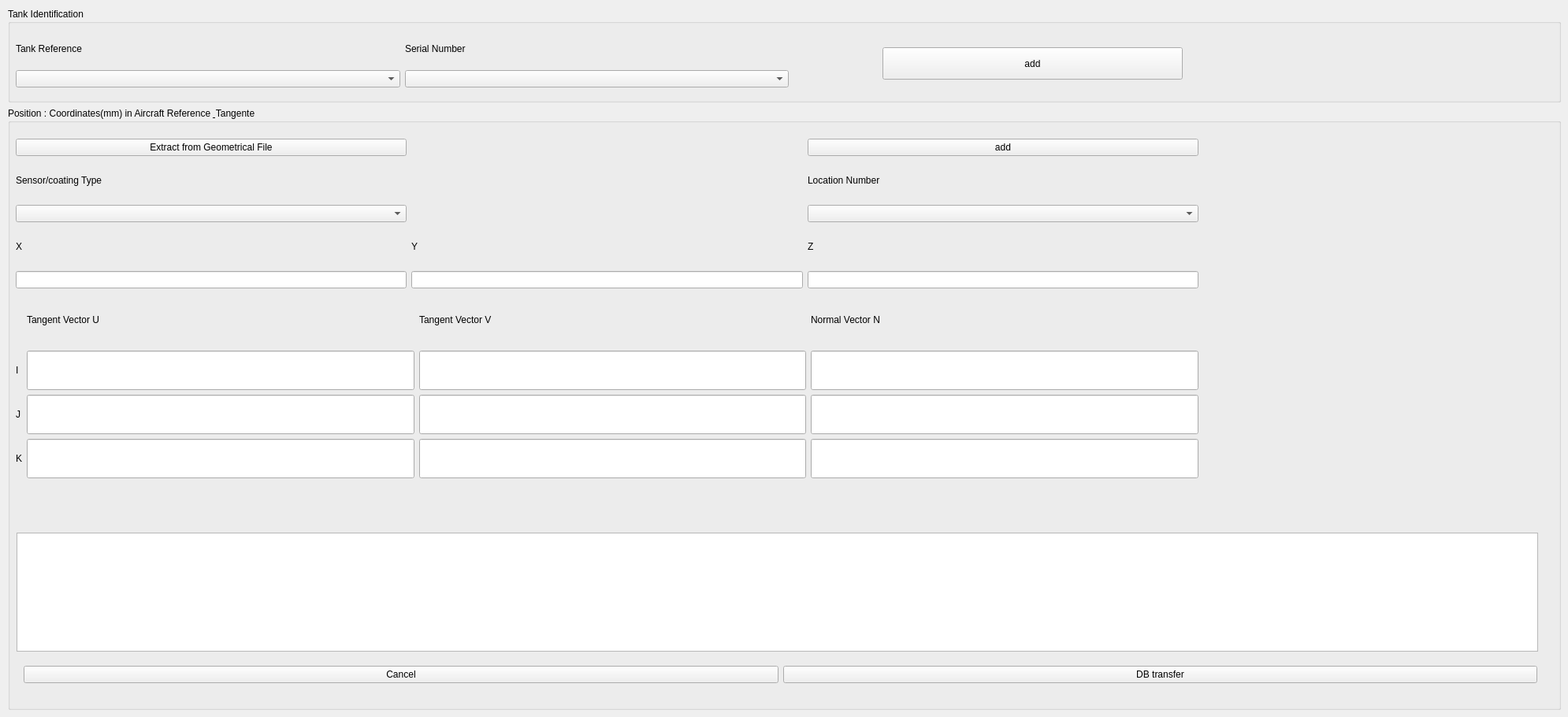
      <widget class="QWidget" name="tab_6">
       <attribute name="title">
        <string>Tank</string>
       </attribute>
       <widget class="QWidget" name="gridLayoutWidget_9">
        <property name="geometry">
         <rect>
          <x>10</x>
          <y>10</y>
          <width>1971</width>
          <height>891</height>
         </rect>
        </property>
        <layout class="QGridLayout" name="gridLayout_10">
         <item row="0" column="0">
          <widget class="QGroupBox" name="groupBox_7">
           <property name="maximumSize">
            <size>
             <width>16777215</width>
             <height>120</height>
            </size>
           </property>
           <property name="title">
            <string>Tank Identification</string>
           </property>
           <widget class="QWidget" name="gridLayoutWidget_10">
            <property name="geometry">
             <rect>
              <x>10</x>
              <y>30</y>
              <width>981</width>
              <height>71</height>
             </rect>
            </property>
            <layout class="QGridLayout" name="gridLayout_11">
             <item row="0" column="0">
              <widget class="QLabel" name="label_26">
               <property name="text">
                <string>Tank Reference</string>
               </property>
              </widget>
             </item>
             <item row="0" column="1">
              <widget class="QLabel" name="label_25">
               <property name="text">
                <string>Serial Number</string>
               </property>
              </widget>
             </item>
             <item row="1" column="0">
              <widget class="QComboBox" name="comboBox_18"/>
             </item>
             <item row="1" column="1">
              <widget class="QComboBox" name="comboBox_19"/>
             </item>
            </layout>
           </widget>
           <widget class="QPushButton" name="pushButton_14">
            <property name="geometry">
             <rect>
              <x>1110</x>
              <y>50</y>
              <width>381</width>
              <height>41</height>
             </rect>
            </property>
            <property name="text">
             <string>add</string>
            </property>
           </widget>
          </widget>
         </item>
         <item row="1" column="0">
          <widget class="QGroupBox" name="groupBox_8">
           <property name="title">
            <string>Position : Coordinates(mm) in Aircraft Reference &amp; Tangente
                                                    Plane
                                                </string>
           </property>
           <widget class="QWidget" name="gridLayoutWidget_11">
            <property name="geometry">
             <rect>
              <x>10</x>
              <y>40</y>
              <width>1501</width>
              <height>431</height>
             </rect>
            </property>
            <layout class="QGridLayout" name="gridLayout_12">
             <item row="1" column="0">
              <widget class="QLabel" name="label_27">
               <property name="maximumSize">
                <size>
                 <width>16777215</width>
                 <height>50</height>
                </size>
               </property>
               <property name="text">
                <string>Sensor/coating Type</string>
               </property>
              </widget>
             </item>
             <item row="1" column="2">
              <widget class="QLabel" name="label_29">
               <property name="text">
                <string>Location Number</string>
               </property>
              </widget>
             </item>
             <item row="2" column="0">
              <widget class="QComboBox" name="comboBox_20"/>
             </item>
             <item row="3" column="2">
              <widget class="QLabel" name="label_32">
               <property name="text">
                <string>Z</string>
               </property>
              </widget>
             </item>
             <item row="4" column="0">
              <widget class="QLineEdit" name="lineEdit_2"/>
             </item>
             <item row="4" column="2">
              <widget class="QLineEdit" name="lineEdit_4"/>
             </item>
             <item row="3" column="1">
              <widget class="QLabel" name="label_31">
               <property name="text">
                <string>Y</string>
               </property>
              </widget>
             </item>
             <item row="2" column="2">
              <widget class="QComboBox" name="comboBox_22"/>
             </item>
             <item row="3" column="0">
              <widget class="QLabel" name="label_30">
               <property name="maximumSize">
                <size>
                 <width>16777215</width>
                 <height>50</height>
                </size>
               </property>
               <property name="text">
                <string>X</string>
               </property>
              </widget>
             </item>
             <item row="4" column="1">
              <widget class="QLineEdit" name="lineEdit_3"/>
             </item>
             <item row="0" column="0">
              <widget class="QPushButton" name="pushButton_13">
               <property name="text">
                <string>Extract from Geometrical File</string>
               </property>
              </widget>
             </item>
             <item row="5" column="0" colspan="3">
              <layout class="QGridLayout" name="gridLayout_13">
               <item row="2" column="1">
                <widget class="QLineEdit" name="lineEdit_8">
                 <property name="minimumSize">
                  <size>
                   <width>0</width>
                   <height>50</height>
                  </size>
                 </property>
                </widget>
               </item>
               <item row="1" column="1">
                <widget class="QLineEdit" name="lineEdit_5">
                 <property name="minimumSize">
                  <size>
                   <width>0</width>
                   <height>50</height>
                  </size>
                 </property>
                </widget>
               </item>
               <item row="3" column="2">
                <widget class="QLineEdit" name="lineEdit_11">
                 <property name="minimumSize">
                  <size>
                   <width>0</width>
                   <height>50</height>
                  </size>
                 </property>
                </widget>
               </item>
               <item row="2" column="2">
                <widget class="QLineEdit" name="lineEdit_10">
                 <property name="minimumSize">
                  <size>
                   <width>0</width>
                   <height>50</height>
                  </size>
                 </property>
                </widget>
               </item>
               <item row="2" column="0">
                <widget class="QLabel" name="label_37">
                 <property name="text">
                  <string>J</string>
                 </property>
                </widget>
               </item>
               <item row="1" column="2">
                <widget class="QLineEdit" name="lineEdit_6">
                 <property name="minimumSize">
                  <size>
                   <width>0</width>
                   <height>50</height>
                  </size>
                 </property>
                </widget>
               </item>
               <item row="2" column="3">
                <widget class="QLineEdit" name="lineEdit_12">
                 <property name="minimumSize">
                  <size>
                   <width>0</width>
                   <height>50</height>
                  </size>
                 </property>
                </widget>
               </item>
               <item row="1" column="3">
                <widget class="QLineEdit" name="lineEdit_7">
                 <property name="minimumSize">
                  <size>
                   <width>0</width>
                   <height>50</height>
                  </size>
                 </property>
                </widget>
               </item>
               <item row="3" column="0">
                <widget class="QLabel" name="label_38">
                 <property name="text">
                  <string>K</string>
                 </property>
                </widget>
               </item>
               <item row="3" column="3">
                <widget class="QLineEdit" name="lineEdit_13">
                 <property name="minimumSize">
                  <size>
                   <width>0</width>
                   <height>50</height>
                  </size>
                 </property>
                </widget>
               </item>
               <item row="3" column="1">
                <widget class="QLineEdit" name="lineEdit_9">
                 <property name="minimumSize">
                  <size>
                   <width>0</width>
                   <height>50</height>
                  </size>
                 </property>
                </widget>
               </item>
               <item row="1" column="0">
                <widget class="QLabel" name="label_36">
                 <property name="text">
                  <string>I</string>
                 </property>
                </widget>
               </item>
               <item row="0" column="1">
                <widget class="QLabel" name="label_35">
                 <property name="text">
                  <string>Tangent Vector U</string>
                 </property>
                </widget>
               </item>
               <item row="0" column="2">
                <widget class="QLabel" name="label_34">
                 <property name="text">
                  <string>Tangent Vector V</string>
                 </property>
                </widget>
               </item>
               <item row="0" column="3">
                <widget class="QLabel" name="label_33">
                 <property name="text">
                  <string>Normal Vector N</string>
                 </property>
                </widget>
               </item>
              </layout>
             </item>
             <item row="0" column="2">
              <widget class="QPushButton" name="pushButton_33">
               <property name="text">
                <string>add</string>
               </property>
              </widget>
             </item>
            </layout>
           </widget>
           <widget class="QTableWidget" name="tableWidget_5">
            <property name="geometry">
             <rect>
              <x>11</x>
              <y>540</y>
              <width>1931</width>
              <height>151</height>
             </rect>
            </property>
           </widget>
           <widget class="QWidget" name="horizontalLayoutWidget">
            <property name="geometry">
             <rect>
              <x>20</x>
              <y>690</y>
              <width>1921</width>
              <height>61</height>
             </rect>
            </property>
            <layout class="QHBoxLayout" name="horizontalLayout">
             <item>
              <widget class="QPushButton" name="pushButton_28">
               <property name="text">
                <string>Cancel</string>
               </property>
              </widget>
             </item>
             <item>
              <widget class="QPushButton" name="pushButton_31">
               <property name="text">
                <string>DB transfer</string>
               </property>
              </widget>
             </item>
            </layout>
           </widget>
          </widget>
         </item>
        </layout>
       </widget>
      </widget>
